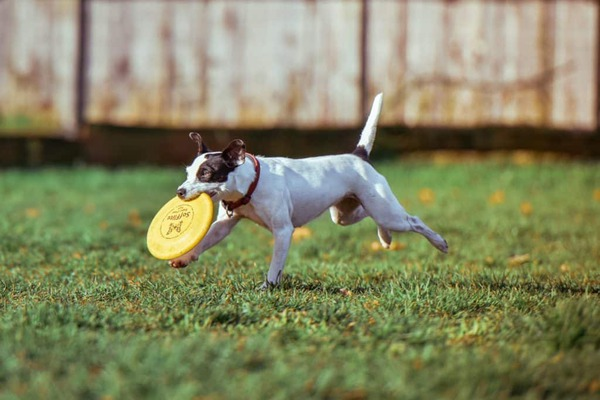
#> input picture dog.jpg, 600 x 400 px
$ python selective_search.py --image dog.jpg
#> lines starting #> are read from the running program, lines starting #| are printed output that depends on the picture
#kütüphanelerimizi ekliyoruz

import argparse
import random
import cv2
import time

#Bağımsız değşkenlerimi yapılandırıyoruz
ap=argparse.ArgumentParser()
ap.add_argument("-i", "--image",required=True,
                help="path to the input image") #Giriş resmimiz için path gireceğiz
ap.add_argument("-m", "--method", type=str, default="fast",
                choices=["fast","quality"],  #Daha sonra resim üzerinde hangi seçmeli algoritmayı kullacağımızı belirteceğiz
                help="selective search method")
args=vars(ap.parse_args())


#İnput olarak girdi resmimizi yüklüyoruz
image=cv2.imread(args["image"])
#> image is the input picture: shape (400, 600, 3); mean B, G, R 98.2, 133.9, 132

#opencv'in seçici arama uygulamasını başlatacağız
ss=cv2.ximgproc.segmentation.createSelectiveSearchSegmentation()
ss.setBaseImage(image) #Başlattığımız seçmeli aramaya girdii olarak image'mizi veriyoruz

#Seçmeli aramanın "hızlı" ancak "daha az doğru" versiyonunu kullanıp kullanmadığımızı kontrol ediyoruz:
if args["method"] =="fast":
    print("[BILGI] hızlı seçici arama kullanılıyor ")
    ss.switchToSelectiveSearchFast() #Hızlı seçici aramayı etkinleştirdik

#aksi halde  daha yavaş  ama  daha doğru sürümü kullanıyoruz
else:
    print("[BILGI] yavaş seçici arama kullanılıyor")
    ss.switchToSelectiveSearchQuality() #Yavaş ama doğruluk oranı yüksek seçmeli arama

#İnput resmimiz üzerinde seçici aramayı çalıştırıyoruz
start=time.time()
rects=ss.process()
end=time.time()
#seçici aramanın, döndürülen toplam bölge teklifi sayısıyla birlikte ne kadar sürdüğünü gösteriyoruz
print("[BILGI] seçici arama {:.4f} saniye sürdü".format(end-start))
print("[BILGI] Toplam {} bölge teklifi vardır.".format(len(rects)))


#bölge önerileri üzerinde parçalar halinde döngü yapıyoruz (böylece onları daha iyi görselleştirebiliriz)
for i in range(0,len(rects),100):
    #orijinal resmi klonlıyoruz, böylece üzerine çizim yapabiliriz
    output=image.copy()
    #mevcut bölge tekliflerinin alt kümesi üzerinde döngü yapıyoruz
    for(x,y,w,h) in rects[i:i+100]:
        #resim üzerine bölge önerisi sınırlayıcı kutusunu çiziyoruz
        color=[random.randint(0,255) for j in  range(0,3)] #bölgeler için rastgele renk kodu oluşturuyoruz
        cv2.rectangle(output,(x,y),(x+w,y+h),color,2) #Dikdörtgen çiziyoruz bölge önerisi için

    #Tüm bu yaptıklarımızı görselleştiriyoruz
    cv2.namedWindow("Output",cv2.WINDOW_NORMAL)
    cv2.imshow("Output",output)
    cv2.imshow("Orijinal resim",image)
    key=cv2.waitKey(0) and 0xFF

    if key==ord("q"):#çalışma esnasında q basarsanız program kapanacaktır
        break
#> this loop made 13 passes; (key q is pressed on pass 1)
#> pass 1, `cv2.imshow("Output",output)`:
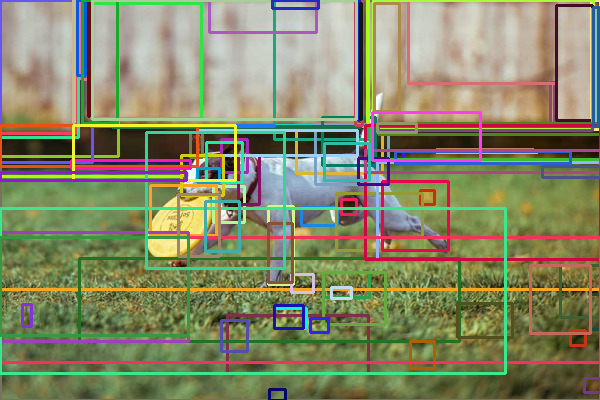
#> window 'Output': shape (400, 600, 3); mean B, G, R 104.6, 136.1, 134.9
#> pass 2, `cv2.imshow("Output",output)`:
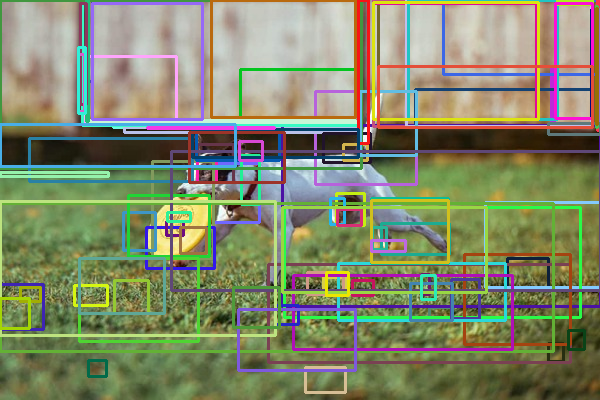
#> window 'Output': shape (400, 600, 3); mean B, G, R 105.4, 136.4, 130.8
#> after the loop:
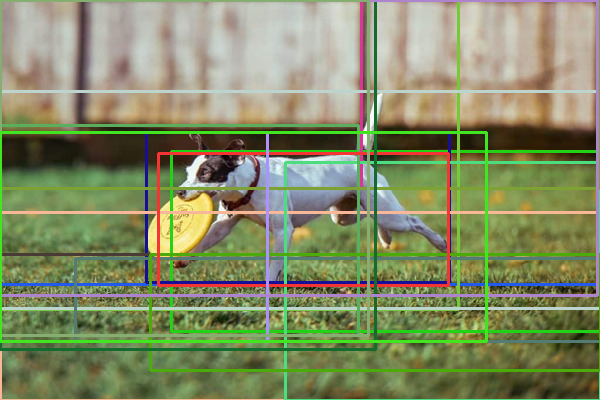
#> output: shape (400, 600, 3); mean B, G, R 101.4, 139.8, 131.6

"""
45.Satır ve 49.Satırda oluşturulan iç içe döngüler aracılığıyla bölge tekliflerini 100'lük parçalar halinde döngüleyin
(Seçmeli Arama birkaç yüz ila birkaç bin teklif oluşturacaktır; onları daha iyi görselleştirebilmemiz için onları
"parçalara ayırıyoruz")Seçici Arama tarafından oluşturulan bölge önerilerimizin her birini çevreleyen sınırlayıcı kutu
koordinatlarını çıkarın ve her biri için renkli bir dikdörtgen çizin (51-56 Satırlar)Sonucu ekranımızda göster
(Satır 59)Tüm sonuçlar tükenene veya q (çık) tuşuna basılıncaya kadar kullanıcının sonuçlar arasında
(herhangi bir tuşa basarak) dolaşmasına izin verin

"""


"""
Bu programı çalıştırmak için terminali açın ve;
=>python selective_search.py --image dog.jpg

=>Burada, OpenCV’nin Seçmeli Arama "hızlı modunun" çalıştırılmasının yaklaşık 1 saniye sürdüğünü ve 1.219 sınırlayıcı
kutu ürettiğini görebilirsiniz - Şekilteki görselleştirme, Seçici Arama tarafından oluşturulan bölgelerin her biri
üzerinde döngü oluşturduğumuzu ve bunları ekranımızda görselleştirdiğimizi gösteriyor.Bu görselleştirme kafanız
karıştıysa, Seçici Aramanın son hedefini düşünün: kayan pencereler ve görüntü piramitleri gibi geleneksel bilgisayar
görüşü nesnesi algılama tekniklerini daha verimli bir bölge önerisi oluşturma yöntemiyle değiştirmek.Bu nedenle,
Seçici Arama size ROI'de ne olduğunu söylemeyecek, ancak ROI'nin son sınıflandırma için bir aşağı akış sınıflandırıcıya
(örn. SVM, CNN, vb.) Aktarılacak kadar "yeterince ilginç" olduğunu söyleyecektir.

=> python selective_search.py --image dog.jpg --method quality
=> python selective_search.py --image dog.jpg --method fast

"""
